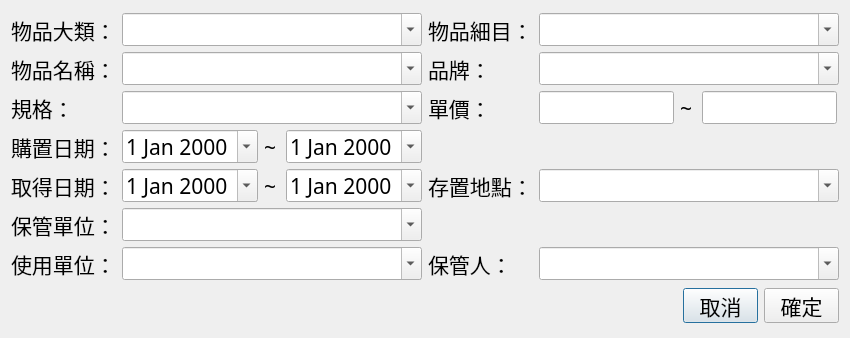
<?xml version="1.0" encoding="UTF-8"?>
<ui version="4.0">
 <class>Dialog</class>
 <widget class="QDialog" name="Dialog">
  <property name="geometry">
   <rect>
    <x>0</x>
    <y>0</y>
    <width>850</width>
    <height>338</height>
   </rect>
  </property>
  <property name="windowTitle">
   <string>請設定資料過濾條件</string>
  </property>
  <layout class="QVBoxLayout" name="verticalLayout">
   <item>
    <layout class="QGridLayout" name="gridLayout_2">
     <item row="2" column="3">
      <layout class="QHBoxLayout" name="horizontalLayout">
       <item>
        <widget class="QLineEdit" name="price_min">
         <property name="minimumSize">
          <size>
           <width>135</width>
           <height>33</height>
          </size>
         </property>
         <property name="maximumSize">
          <size>
           <width>135</width>
           <height>33</height>
          </size>
         </property>
         <property name="font">
          <font>
           <family>微軟正黑體</family>
           <pointsize>16</pointsize>
          </font>
         </property>
        </widget>
       </item>
       <item>
        <widget class="QLabel" name="label_16">
         <property name="minimumSize">
          <size>
           <width>16</width>
           <height>33</height>
          </size>
         </property>
         <property name="maximumSize">
          <size>
           <width>16</width>
           <height>33</height>
          </size>
         </property>
         <property name="font">
          <font>
           <family>微軟正黑體</family>
           <pointsize>16</pointsize>
          </font>
         </property>
         <property name="text">
          <string>~</string>
         </property>
        </widget>
       </item>
       <item>
        <widget class="QLineEdit" name="price_max">
         <property name="minimumSize">
          <size>
           <width>135</width>
           <height>33</height>
          </size>
         </property>
         <property name="maximumSize">
          <size>
           <width>135</width>
           <height>33</height>
          </size>
         </property>
         <property name="font">
          <font>
           <family>微軟正黑體</family>
           <pointsize>16</pointsize>
          </font>
         </property>
        </widget>
       </item>
      </layout>
     </item>
     <item row="3" column="1" colspan="3">
      <layout class="QHBoxLayout" name="horizontalLayout_5">
       <item>
        <layout class="QHBoxLayout" name="horizontalLayout_2">
         <item>
          <widget class="QDateEdit" name="purchase_date_min">
           <property name="minimumSize">
            <size>
             <width>136</width>
             <height>33</height>
            </size>
           </property>
           <property name="maximumSize">
            <size>
             <width>136</width>
             <height>33</height>
            </size>
           </property>
           <property name="font">
            <font>
             <family>微軟正黑體</family>
             <pointsize>16</pointsize>
            </font>
           </property>
           <property name="calendarPopup">
            <bool>true</bool>
           </property>
          </widget>
         </item>
         <item>
          <widget class="QLabel" name="label_8">
           <property name="minimumSize">
            <size>
             <width>16</width>
             <height>33</height>
            </size>
           </property>
           <property name="maximumSize">
            <size>
             <width>16</width>
             <height>33</height>
            </size>
           </property>
           <property name="font">
            <font>
             <family>微軟正黑體</family>
             <pointsize>16</pointsize>
            </font>
           </property>
           <property name="text">
            <string>~</string>
           </property>
          </widget>
         </item>
         <item>
          <widget class="QDateEdit" name="purchase_date_max">
           <property name="minimumSize">
            <size>
             <width>136</width>
             <height>33</height>
            </size>
           </property>
           <property name="maximumSize">
            <size>
             <width>136</width>
             <height>33</height>
            </size>
           </property>
           <property name="font">
            <font>
             <family>微軟正黑體</family>
             <pointsize>16</pointsize>
            </font>
           </property>
           <property name="calendarPopup">
            <bool>true</bool>
           </property>
          </widget>
         </item>
        </layout>
       </item>
       <item>
        <spacer name="horizontalSpacer_2">
         <property name="orientation">
          <enum>Qt::Horizontal</enum>
         </property>
         <property name="sizeHint" stdset="0">
          <size>
           <width>40</width>
           <height>20</height>
          </size>
         </property>
        </spacer>
       </item>
      </layout>
     </item>
     <item row="4" column="1">
      <layout class="QHBoxLayout" name="horizontalLayout_3">
       <item>
        <widget class="QDateEdit" name="acquire_date_min">
         <property name="minimumSize">
          <size>
           <width>136</width>
           <height>33</height>
          </size>
         </property>
         <property name="maximumSize">
          <size>
           <width>136</width>
           <height>33</height>
          </size>
         </property>
         <property name="font">
          <font>
           <family>微軟正黑體</family>
           <pointsize>16</pointsize>
          </font>
         </property>
         <property name="calendarPopup">
          <bool>true</bool>
         </property>
        </widget>
       </item>
       <item>
        <widget class="QLabel" name="label_9">
         <property name="minimumSize">
          <size>
           <width>16</width>
           <height>33</height>
          </size>
         </property>
         <property name="maximumSize">
          <size>
           <width>16</width>
           <height>33</height>
          </size>
         </property>
         <property name="font">
          <font>
           <family>微軟正黑體</family>
           <pointsize>16</pointsize>
          </font>
         </property>
         <property name="text">
          <string>~</string>
         </property>
        </widget>
       </item>
       <item>
        <widget class="QDateEdit" name="acquire_date_max">
         <property name="minimumSize">
          <size>
           <width>136</width>
           <height>33</height>
          </size>
         </property>
         <property name="maximumSize">
          <size>
           <width>136</width>
           <height>33</height>
          </size>
         </property>
         <property name="font">
          <font>
           <family>微軟正黑體</family>
           <pointsize>16</pointsize>
          </font>
         </property>
         <property name="calendarPopup">
          <bool>true</bool>
         </property>
        </widget>
       </item>
      </layout>
     </item>
     <item row="0" column="3">
      <widget class="QComboBox" name="subcategory">
       <property name="minimumSize">
        <size>
         <width>300</width>
         <height>33</height>
        </size>
       </property>
       <property name="maximumSize">
        <size>
         <width>300</width>
         <height>33</height>
        </size>
       </property>
       <property name="font">
        <font>
         <family>微軟正黑體</family>
         <pointsize>16</pointsize>
        </font>
       </property>
       <property name="editable">
        <bool>true</bool>
       </property>
      </widget>
     </item>
     <item row="1" column="2">
      <widget class="QLabel" name="label_11">
       <property name="font">
        <font>
         <family>微軟正黑體</family>
         <pointsize>16</pointsize>
        </font>
       </property>
       <property name="text">
        <string>品牌：</string>
       </property>
      </widget>
     </item>
     <item row="1" column="3">
      <widget class="QComboBox" name="brand">
       <property name="minimumSize">
        <size>
         <width>300</width>
         <height>33</height>
        </size>
       </property>
       <property name="maximumSize">
        <size>
         <width>300</width>
         <height>33</height>
        </size>
       </property>
       <property name="font">
        <font>
         <family>微軟正黑體</family>
         <pointsize>16</pointsize>
        </font>
       </property>
       <property name="editable">
        <bool>true</bool>
       </property>
      </widget>
     </item>
     <item row="0" column="0">
      <widget class="QLabel" name="label">
       <property name="font">
        <font>
         <family>微軟正黑體</family>
         <pointsize>16</pointsize>
        </font>
       </property>
       <property name="text">
        <string>物品大類：</string>
       </property>
      </widget>
     </item>
     <item row="1" column="0">
      <widget class="QLabel" name="label_4">
       <property name="font">
        <font>
         <family>微軟正黑體</family>
         <pointsize>16</pointsize>
        </font>
       </property>
       <property name="text">
        <string>物品名稱：</string>
       </property>
      </widget>
     </item>
     <item row="2" column="1">
      <widget class="QComboBox" name="spec">
       <property name="minimumSize">
        <size>
         <width>300</width>
         <height>33</height>
        </size>
       </property>
       <property name="maximumSize">
        <size>
         <width>300</width>
         <height>33</height>
        </size>
       </property>
       <property name="font">
        <font>
         <family>微軟正黑體</family>
         <pointsize>16</pointsize>
        </font>
       </property>
       <property name="editable">
        <bool>true</bool>
       </property>
      </widget>
     </item>
     <item row="2" column="0">
      <widget class="QLabel" name="label_3">
       <property name="font">
        <font>
         <family>微軟正黑體</family>
         <pointsize>16</pointsize>
        </font>
       </property>
       <property name="text">
        <string>規格：</string>
       </property>
      </widget>
     </item>
     <item row="2" column="2">
      <widget class="QLabel" name="label_12">
       <property name="font">
        <font>
         <family>微軟正黑體</family>
         <pointsize>16</pointsize>
        </font>
       </property>
       <property name="text">
        <string>單價：</string>
       </property>
      </widget>
     </item>
     <item row="1" column="1">
      <widget class="QComboBox" name="name">
       <property name="minimumSize">
        <size>
         <width>300</width>
         <height>33</height>
        </size>
       </property>
       <property name="maximumSize">
        <size>
         <width>300</width>
         <height>33</height>
        </size>
       </property>
       <property name="font">
        <font>
         <family>微軟正黑體</family>
         <pointsize>16</pointsize>
        </font>
       </property>
       <property name="editable">
        <bool>true</bool>
       </property>
      </widget>
     </item>
     <item row="0" column="1">
      <widget class="QComboBox" name="category">
       <property name="minimumSize">
        <size>
         <width>300</width>
         <height>33</height>
        </size>
       </property>
       <property name="maximumSize">
        <size>
         <width>300</width>
         <height>33</height>
        </size>
       </property>
       <property name="font">
        <font>
         <family>微軟正黑體</family>
         <pointsize>16</pointsize>
        </font>
       </property>
       <property name="editable">
        <bool>true</bool>
       </property>
      </widget>
     </item>
     <item row="0" column="2">
      <widget class="QLabel" name="label_10">
       <property name="font">
        <font>
         <family>微軟正黑體</family>
         <pointsize>16</pointsize>
        </font>
       </property>
       <property name="text">
        <string>物品細目：</string>
       </property>
      </widget>
     </item>
     <item row="4" column="0">
      <widget class="QLabel" name="label_5">
       <property name="font">
        <font>
         <family>微軟正黑體</family>
         <pointsize>16</pointsize>
        </font>
       </property>
       <property name="text">
        <string>取得日期：</string>
       </property>
      </widget>
     </item>
     <item row="4" column="2">
      <widget class="QLabel" name="label_13">
       <property name="font">
        <font>
         <family>微軟正黑體</family>
         <pointsize>16</pointsize>
        </font>
       </property>
       <property name="text">
        <string>存置地點：</string>
       </property>
      </widget>
     </item>
     <item row="4" column="3">
      <widget class="QComboBox" name="place">
       <property name="minimumSize">
        <size>
         <width>300</width>
         <height>33</height>
        </size>
       </property>
       <property name="maximumSize">
        <size>
         <width>300</width>
         <height>33</height>
        </size>
       </property>
       <property name="font">
        <font>
         <family>微軟正黑體</family>
         <pointsize>16</pointsize>
        </font>
       </property>
       <property name="editable">
        <bool>true</bool>
       </property>
      </widget>
     </item>
     <item row="5" column="0">
      <widget class="QLabel" name="label_6">
       <property name="font">
        <font>
         <family>微軟正黑體</family>
         <pointsize>16</pointsize>
        </font>
       </property>
       <property name="text">
        <string>保管單位：</string>
       </property>
      </widget>
     </item>
     <item row="5" column="1">
      <widget class="QComboBox" name="keep_department">
       <property name="minimumSize">
        <size>
         <width>300</width>
         <height>33</height>
        </size>
       </property>
       <property name="maximumSize">
        <size>
         <width>300</width>
         <height>33</height>
        </size>
       </property>
       <property name="font">
        <font>
         <family>微軟正黑體</family>
         <pointsize>16</pointsize>
        </font>
       </property>
       <property name="editable">
        <bool>true</bool>
       </property>
      </widget>
     </item>
     <item row="6" column="0">
      <widget class="QLabel" name="label_7">
       <property name="font">
        <font>
         <family>微軟正黑體</family>
         <pointsize>16</pointsize>
        </font>
       </property>
       <property name="text">
        <string>使用單位：</string>
       </property>
      </widget>
     </item>
     <item row="6" column="1">
      <widget class="QComboBox" name="use_department">
       <property name="minimumSize">
        <size>
         <width>300</width>
         <height>33</height>
        </size>
       </property>
       <property name="maximumSize">
        <size>
         <width>300</width>
         <height>33</height>
        </size>
       </property>
       <property name="font">
        <font>
         <family>微軟正黑體</family>
         <pointsize>16</pointsize>
        </font>
       </property>
       <property name="editable">
        <bool>true</bool>
       </property>
      </widget>
     </item>
     <item row="3" column="0">
      <widget class="QLabel" name="label_2">
       <property name="font">
        <font>
         <family>微軟正黑體</family>
         <pointsize>16</pointsize>
        </font>
       </property>
       <property name="text">
        <string>購置日期：</string>
       </property>
      </widget>
     </item>
     <item row="6" column="3">
      <widget class="QComboBox" name="keeper">
       <property name="minimumSize">
        <size>
         <width>300</width>
         <height>33</height>
        </size>
       </property>
       <property name="maximumSize">
        <size>
         <width>300</width>
         <height>33</height>
        </size>
       </property>
       <property name="font">
        <font>
         <family>微軟正黑體</family>
         <pointsize>16</pointsize>
        </font>
       </property>
       <property name="editable">
        <bool>true</bool>
       </property>
      </widget>
     </item>
     <item row="6" column="2">
      <widget class="QLabel" name="label_14">
       <property name="font">
        <font>
         <family>微軟正黑體</family>
         <pointsize>16</pointsize>
        </font>
       </property>
       <property name="text">
        <string>保管人：</string>
       </property>
      </widget>
     </item>
    </layout>
   </item>
   <item>
    <layout class="QHBoxLayout" name="horizontalLayout_4">
     <item>
      <spacer name="horizontalSpacer">
       <property name="orientation">
        <enum>Qt::Horizontal</enum>
       </property>
       <property name="sizeHint" stdset="0">
        <size>
         <width>40</width>
         <height>20</height>
        </size>
       </property>
      </spacer>
     </item>
     <item>
      <widget class="QPushButton" name="cancelBtn">
       <property name="maximumSize">
        <size>
         <width>75</width>
         <height>35</height>
        </size>
       </property>
       <property name="font">
        <font>
         <family>微軟正黑體</family>
         <pointsize>16</pointsize>
        </font>
       </property>
       <property name="text">
        <string>取消</string>
       </property>
      </widget>
     </item>
     <item>
      <widget class="QPushButton" name="submitBtn">
       <property name="maximumSize">
        <size>
         <width>75</width>
         <height>35</height>
        </size>
       </property>
       <property name="font">
        <font>
         <family>微軟正黑體</family>
         <pointsize>16</pointsize>
        </font>
       </property>
       <property name="text">
        <string>確定</string>
       </property>
      </widget>
     </item>
    </layout>
   </item>
  </layout>
 </widget>
 <tabstops>
  <tabstop>category</tabstop>
  <tabstop>subcategory</tabstop>
  <tabstop>name</tabstop>
  <tabstop>brand</tabstop>
  <tabstop>spec</tabstop>
  <tabstop>price_min</tabstop>
  <tabstop>price_max</tabstop>
  <tabstop>purchase_date_min</tabstop>
  <tabstop>purchase_date_max</tabstop>
  <tabstop>acquire_date_min</tabstop>
  <tabstop>acquire_date_max</tabstop>
  <tabstop>place</tabstop>
  <tabstop>keep_department</tabstop>
  <tabstop>use_department</tabstop>
  <tabstop>keeper</tabstop>
  <tabstop>cancelBtn</tabstop>
  <tabstop>submitBtn</tabstop>
 </tabstops>
 <resources/>
 <connections>
  <connection>
   <sender>cancelBtn</sender>
   <signal>clicked()</signal>
   <receiver>Dialog</receiver>
   <slot>reject()</slot>
   <hints>
    <hint type="sourcelabel">
     <x>709</x>
     <y>316</y>
    </hint>
    <hint type="destinationlabel">
     <x>642</x>
     <y>311</y>
    </hint>
   </hints>
  </connection>
 </connections>
</ui>
